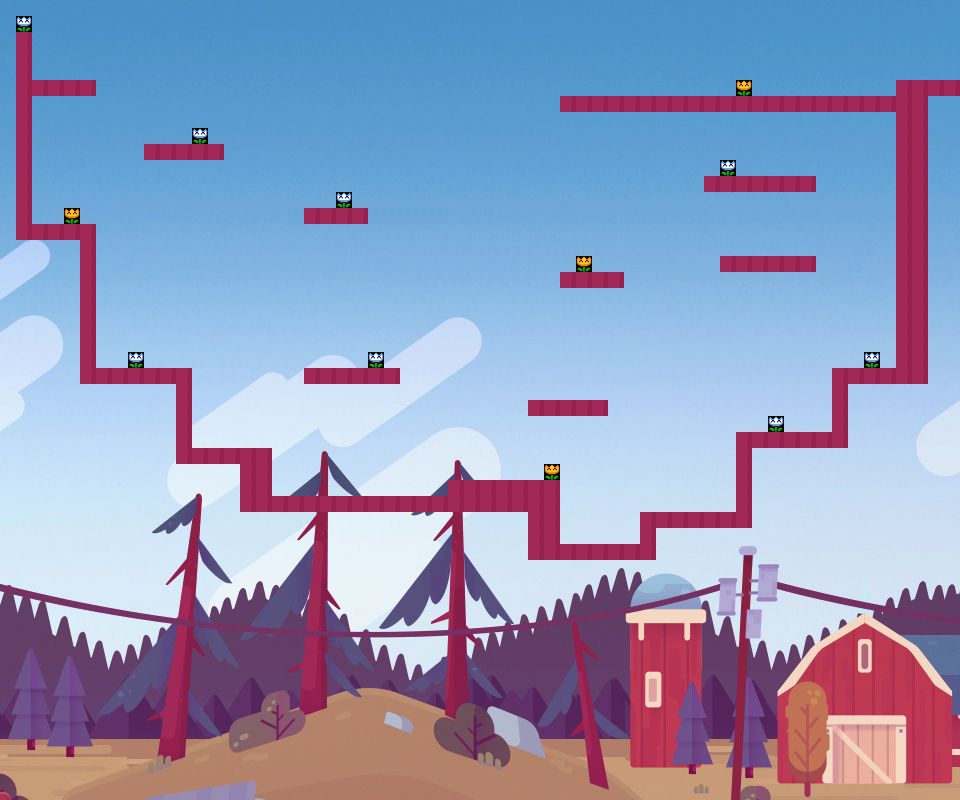

This is a level from a 2D game, rendered from its Tiled map with the project's own tilesets. A one-line summary and the map file follow, with tile-layer data summarised:
An orthogonal 60x50 tile map with 16x16 px tiles, 1 tile layer (Слой тайлов 1) and 29 objects (22x block, 5x weapon, player2, player1).

<map version="1.2" tiledversion="1.2.3" orientation="orthogonal" renderorder="right-down" width="60" height="50" tilewidth="16" tileheight="16" infinite="0" nextlayerid="3" nextobjectid="32">
<tileset firstgid="1" name="texture" tilewidth="16" tileheight="16">
<image source="../Map/GrassLand/texture.png" trans="6d9fb9" width="1920" height="1080" />
</tileset>
 <layer id="1" name="Слой тайлов 1" width="60" height="50">
  <data>[3000 cells, 3000 non-empty, 2771 distinct tile ids]</data>
 </layer>
 <objectgroup id="2" name="Слой объектов 1">
  <object id="1" name="player2" x="821" y="74" width="24" height="24" />
  <object id="3" name="player1" x="786" y="76" width="24" height="25" />
  <object id="4" name="block" x="561" y="97" width="334" height="14" />
  <object id="6" name="block" x="141" y="146" width="84" height="14" />
  <object id="7" name="block" x="32" y="81" width="62" height="14" />
  <object id="8" name="block" x="302" y="207" width="66" height="16" />
  <object id="9" name="block" x="561" y="272" width="62" height="14" />
  <object id="10" name="block" x="721" y="257" width="94" height="14" />
  <object id="11" name="block" x="703" y="177" width="114" height="14" />
  <object id="12" name="block" x="528" y="401" width="82" height="14" />
  <object id="13" name="block" x="305" y="367" width="94" height="17" />
  <object id="14" name="block" x="831" y="369" width="95" height="14" />
  <object id="15" name="block" x="735" y="433" width="120" height="14" />
  <object id="16" name="block" x="897" y="81" width="62" height="288" />
  <object id="17" name="block" x="831" y="383" width="16" height="48" />
  <object id="18" name="block" x="736" y="447" width="62" height="78" />
  <object id="19" name="block" x="641" y="512" width="94" height="46" />
  <object id="20" name="block" x="563" y="544" width="78" height="14" />
  <object id="21" name="block" x="451" y="481" width="107" height="78" />
  <object id="22" name="block" x="239" y="497" width="210" height="14" />
  <object id="23" name="block" x="177" y="450" width="96" height="45" />
  <object id="24" name="block" x="81" y="369" width="109" height="81" />
  <object id="25" name="block" x="16" y="227" width="79" height="144" />
  <object id="26" name="block" x="16" y="29" width="16" height="195" />
  <object id="27" name="weapon" x="56" y="53" width="25" height="27" />
  <object id="28" name="weapon" x="385.5" y="468.5" width="25" height="27" />
  <object id="29" name="weapon" x="754.5" y="230.5" width="25" height="27" />
  <object id="30" name="weapon" x="643.5" y="481.5" width="25" height="27" />
  <object id="31" name="weapon" x="311.5" y="177.5" width="25" height="27" />
 </objectgroup>
</map>
